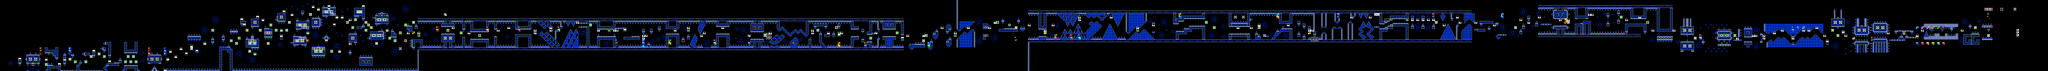

Rendered tile map (Tiled .tmx) drawn with the repository's tilesets; below, a short description and the map source with its tile grids summarised:
An orthogonal 775x27 tile map with 16x16 px tiles, 2 tile layers (SP, ...), 2 tilesets.

<map version="1.10" tiledversion="1.11.2" orientation="orthogonal" renderorder="right-down" width="775" height="27" tilewidth="16" tileheight="16" infinite="0" nextlayerid="5" nextobjectid="1">
 <editorsettings>
  <chunksize width="16" height="27" />
  <export target="export.csv" format="csv" />
  <decoset name="DECO1" />
 </editorsettings>
 <tileset firstgid="1" name="famidash" tilewidth="16" tileheight="16" tilecount="256" columns="16">
  <image source="../../../GRAPHICS/famidash.bmp" width="256" height="256" />
 </tileset>
 <tileset firstgid="257" name="sprites" tilewidth="16" tileheight="16" tilecount="256" columns="16">
  <image source="../../../GRAPHICS/sprites.png" width="256" height="256" />
 </tileset>
 <layer id="1" width="775" height="27">
  <data>[20925 cells, 4528 non-empty, 86 distinct tile ids]</data>
 </layer>
 <layer id="2" name="SP" width="775" height="27">
  <data>[20925 cells, 361 non-empty, 72 distinct tile ids]</data>
 </layer>
</map>
